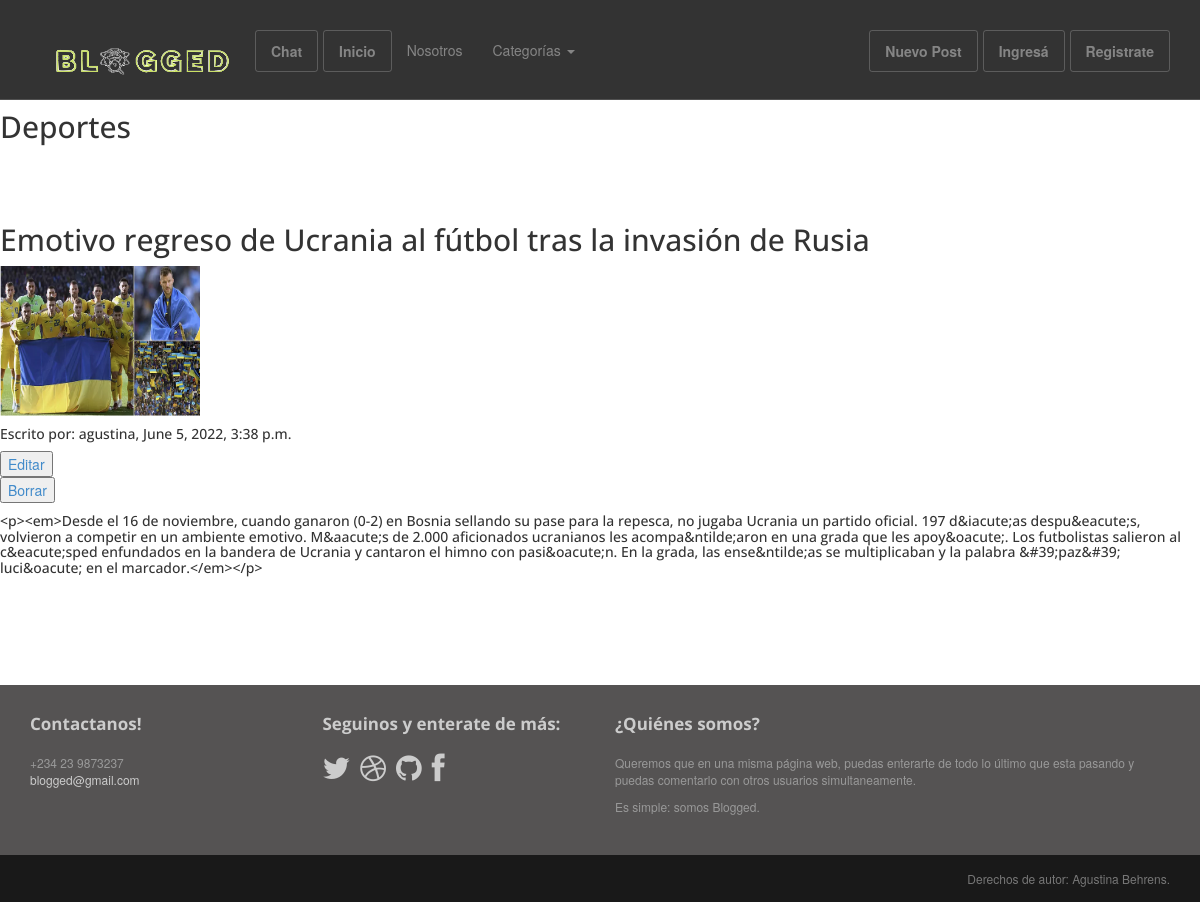
Screenshot of /blog/deportes/ with the database file from the repository.
### Blog/models.py (models this page shows, shortened)
class Post(models.Model):
    class PostObjects(models.Manager):
        def get_queryset(self):
            return super().get_queryset() .filter(status= 'published')
    option = (
        ('draft', 'Draft'),
        ('published', 'Published'),
    )
    title = RichTextField(max_length=100)
    category = models.ForeignKey(Category, on_delete=models.PROTECT, default=1)
    subtitle = RichTextField(null=True)
    author = models.ForeignKey(User, on_delete=models.CASCADE, related_name='blog_posts', default=User)
    published = models.DateTimeField(default=timezone.now)
    image = models.ImageField()
    text = RichTextField()
    status = models.CharField(max_length=20, choices=option, default='draft')
    slug = models.SlugField(max_length=300, unique_for_date='published', null=False, unique=True)
    objects = models.Manager()
    postobjects = PostObjects()
    class Meta:
        ordering = ('-published',)

### Blog/views.py (the view)
# urls.py: path('deportes/', DeporteView.as_view(),name='deportes'),
class DeporteView(TemplateView):
    template_name= 'blog/deportes.html'
    def get_context_data(self, **kwargs):
        context = super().get_context_data(**kwargs)
        context["posts"] = Post.postobjects.filter(category__name='Deportes')
        return context

### templates/blog/deportes.html (shortened to what this page needs)
{% extends 'base.html' %}
{% block content %}
<br/> <br/> <br/> <br/> <h2>Deportes</h2> <br/> <br/>
{% for post in posts %}
<h2>{{ post.title }}</h2> <img src="{{ post.image.url }}" width="200" height="150">
<h5>Escrito por: {{ post.author }}, {{ post.published }} </h5>
<button>
    <a href="{% url 'blog:edit_post' post.id %}"> Editar</a>
</button>
<br/>
<button>
<a href="{% url 'blog:delete_post' post.id %}"> Borrar</a>
</button>
<h5>{{ post.text }}</h5>
<br/> <br/>
{% endfor %}
{% endblock content %}

### Blog/static/Blog/assets/css/main.css (style rules this page uses)
h1, h2, h3, h4, h5, h6 { font-family:"Open sans", Helvetica, Arial; }
h1, .h1, h2, .h2, h3, .h3 { margin-top:30px; }
img { max-width:100%; }

### rows the page displays
Post: title "Emotivo regreso de Ucrania al fútbol tras la invasión de Rusia", image (picture), author "agustina", published "June 5, 2022, 3:38 p.m.", text "<p><em>Desde el 16 de noviembre, cuando ganaron (0-2) en Bosnia sellando su pase para la repesca, no jugaba Ucrania un partido oficial. 197 d&iacute;as despu&eacute;s, volvieron a competir en un ambiente emotivo. M&aacute;s de 2.000 aficionados ucranianos les acompa&ntilde;aron en una grada que les apoy&oacute;. Los futbolistas salieron al c&eacute;sped enfundados en la bandera de Ucrania y cantaron el himno con pasi&oacute;n. En la grada, las ense&ntilde;as se multiplicaban y la palabra &#39;paz&#39; luci&oacute; en el marcador.</em></p>"
